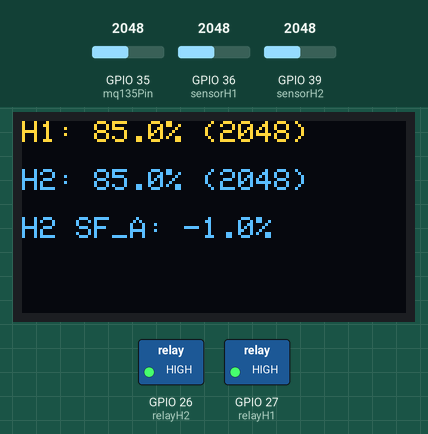
Recording of a sketch running on a simulated ESP32. Shown: 128×64 one-colour display, switched loads named in the sketch (green lamp = pin HIGH). The inputs (shaded band) are chosen by the test bench; at power-on: GPIO 36 (sensorH1) = 2048, GPIO 39 (sensorH2) = 2048, GPIO 35 (mq135Pin) = 2048. The OLED is the two-colour kind (top 16 rows yellow); WiFi joins after 1.5 s; servers stay silent unless stated; uploads are accepted with an empty reply; no MQTT or app messages arrive unless stated; what the sketch prints to the serial monitor is not drawn.

Above: at 4.7 s.
4.8 s: GPIO 36 (sensorH1) set to 2111
At 15.2 s:
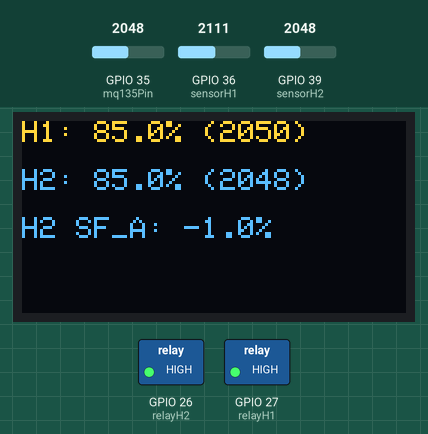
15.5 s: GPIO 39 (sensorH2) set to 2866
At 25.5 s:
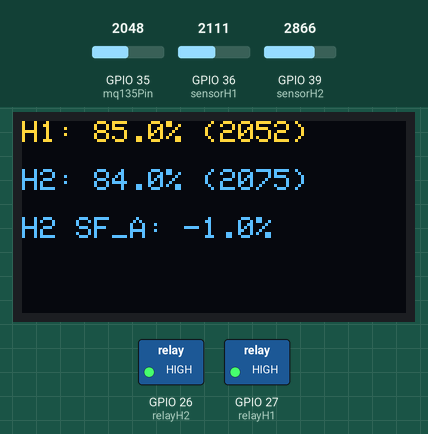
25.8 s: GPIO 39 (sensorH2) set to 3603
At 35.7 s:
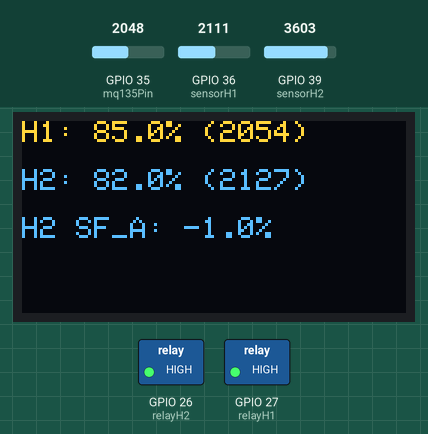
36.0 s: GPIO 36 (sensorH1) set to 2866
At 45.1 s:
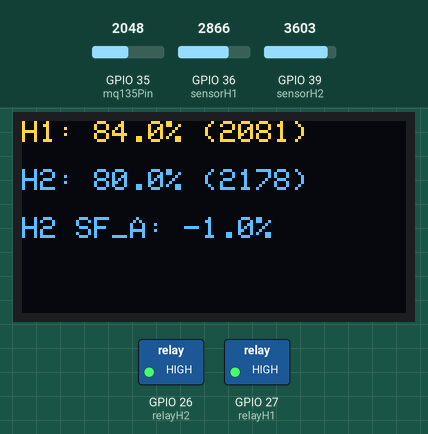
56.5 s: GPIO 39 (sensorH2) set to 4095
At 65.8 s:
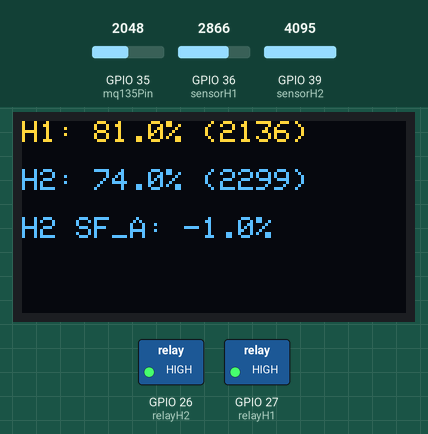
Timing chart, 0 to 67.3 s (numbered marks = the images above; inputs shaded):
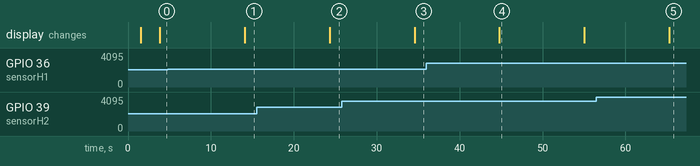

Measured:
- the behaviour switches between 2077 and 2078 on GPIO 36 (sensorH1) (found by bisection; images 0 and 1)
- after the input at 4.8 s, the display: changes after 9.3 s (image 1)
- after the input at 15.5 s, the display: changes after 8.8 s (image 2)
- after the input at 25.8 s, the display: changes after 8.8 s (image 3)
- after the input at 56.5 s, the display: changes after 8.8 s (image 5)
- what the display in image 4 shows lasts 10.2 s, from 44.8 s to 55.0 s

The sketch:

ols_terupdate_codingan_disini_tanpa_thingspeak.ino
```cpp
// === Library ===
#include <WiFi.h>
#include <PubSubClient.h>
#include <Adafruit_GFX.h>
#include <Adafruit_SSD1306.h>
#include <DHT.h>
#include <HTTPClient.h>
#include <ArduinoJson.h>

// === WiFi & MQTT ===
const char* ssid = "xxxxx";
const char* password = "xxxxxx";
const char* mqtt_server = "test.mosquitto.org";

// === Supabase ===
const char* SUPABASE_PROJECT_URL = "https://xxxxxx";
const char* SUPABASE_API_KEY = "xxxxxxxxxx";

WiFiClient espClient;
PubSubClient client(espClient);

// === Pin ===
const int relayH1 = 27;
const int relayH2 = 26;
const int sensorH1 = 36;
const int sensorH2 = 39;
const int mq135Pin = 35;

#define DHTPIN 32
#define DHTTYPE DHT22
DHT dht(DHTPIN, DHTTYPE);

// === Kalibrasi Sensor ===
const int threshold = 30;
const int nilaiKering_H1 = 4095;
const int nilaiBasah_H1  = 1700;
const int nilaiKering_H2 = 4095;
const int nilaiBasah_H2  = 1700;

// === Averaging Buffer ===
const size_t windowSize = 30;
uint16_t bufH1[windowSize] = {0};
uint16_t bufH2[windowSize] = {0};
unsigned long totalH1 = 0;
unsigned long totalH2 = 0;
size_t idx = 0;

// === Variabel Kontrol ===
int control1 = 0;
int control2 = 0;
float kelembapanH2_SFA = -1;
unsigned long lastPumpTime = 0;

// === OLED ===
#define SCREEN_WIDTH 128
#define SCREEN_HEIGHT 64
#define OLED_RESET -1
Adafruit_SSD1306 display(SCREEN_WIDTH, SCREEN_HEIGHT, &Wire, OLED_RESET);

// === Setup WiFi ===
void setup_wifi() {
  Serial.println("Menghubungkan ke WiFi...");
  WiFi.begin(ssid, password);
  while (WiFi.status() != WL_CONNECTED) {
    delay(500);
    Serial.print(".");
  }
  Serial.println("\nWiFi terhubung");
  Serial.printf("IP ESP32: %s\n", WiFi.localIP().toString().c_str());
}

// === Callback MQTT ===
void callback(char* topic, byte* payload, unsigned int length) {
  payload[length] = '\0';
  String message = String((char*)payload);

  if (String(topic) == "kuliah_aiot_fsm_uksw") {
    StaticJsonDocument<256> doc;
    DeserializationError err = deserializeJson(doc, message);
    if (err) {
      Serial.println("Gagal parsing JSON dari MQTT");
      return;
    }

    if (doc.containsKey("Kelembaban_tanah_Pot_2")) {
      kelembapanH2_SFA = doc["Kelembaban_tanah_Pot_2"];
      Serial.printf(">> Terima dari SF_A: H2 = %.1f%%\n", kelembapanH2_SFA);
    }
  }
}

// === MQTT Reconnect ===
void reconnect() {
  while (!client.connected()) {
    if (WiFi.status() != WL_CONNECTED) {
      Serial.println("WiFi belum tersambung. Coba ulang WiFi...");
      setup_wifi();
    }

    Serial.print("Menghubungkan ke MQTT broker... ");
    String clientId = "SF_B_Client-" + WiFi.macAddress();

    if (client.connect(clientId.c_str())) {
      Serial.println("BERHASIL!");
      client.subscribe("kuliah_aiot_fsm_uksw");
      client.subscribe("SF_B/control/H2"); // optional topic tambahan
    } else {
      Serial.print("Gagal, rc=");
      Serial.print(client.state());
      Serial.println(" – coba lagi 5 detik");
      delay(10000);
    }
  }
}

// === Setup Awal ===
void setup() {
  Serial.begin(115200);
  setup_wifi();
  client.setServer(mqtt_server, 1883);
  client.setCallback(callback);

  pinMode(relayH1, OUTPUT);
  pinMode(relayH2, OUTPUT);
  digitalWrite(relayH1, HIGH);
  digitalWrite(relayH2, HIGH);

  dht.begin();

  if (!display.begin(SSD1306_SWITCHCAPVCC, 0x3C)) {
    Serial.println(F("OLED tidak ditemukan"));
    while (true);
  }

  display.clearDisplay();
  display.setTextSize(1);
  display.setTextColor(SSD1306_WHITE);
  display.setCursor(0, 0);
  display.println("SF_B Monitoring...");
  display.display();
  delay(2000);

  for (size_t i = 0; i < windowSize; i++) {
    bufH1[i] = analogRead(sensorH1);
    totalH1 += bufH1[i];
    bufH2[i] = analogRead(sensorH2);
    totalH2 += bufH2[i];
  }
}

// === LOOP ===
void loop() {
  if (!client.connected()) reconnect();
  client.loop();

  uint16_t valH1 = analogRead(sensorH1);
  uint16_t valH2 = analogRead(sensorH2);

  totalH1 = totalH1 - bufH1[idx] + valH1;
  bufH1[idx] = valH1;
  totalH2 = totalH2 - bufH2[idx] + valH2;
  bufH2[idx] = valH2;
  idx = (idx + 1) % windowSize;

  float avgH1 = totalH1 / (float)windowSize;
  float avgH2 = totalH2 / (float)windowSize;

  float kelembapanH1 = constrain(map(avgH1, nilaiKering_H1, nilaiBasah_H1, 0, 100), 0, 100);
  float kelembapanH2 = constrain(map(avgH2, nilaiKering_H2, nilaiBasah_H2, 0, 100), 0, 100);

  float adcH1 = avgH1;
  float adcH2 = avgH2;

  float T = map(analogRead(mq135Pin), 0, 4095, 0, 100);
  float prediksiB2 = 0.85 * kelembapanH1 + 5.0;
  float persenAir = -1;

  Serial.println("========= DATA SF_B =========");
  Serial.printf("ADC H1 = %.0f | Kelembapan H1 = %.1f%%\n", adcH1, kelembapanH1);
  Serial.printf("ADC H2 = %.0f | Kelembapan H2 = %.1f%%\n", adcH2, kelembapanH2);
  Serial.printf("Referensi H2 dari SF_A = %.1f%%\n", kelembapanH2_SFA);
  Serial.printf("Gas (MQ135) = %.1f\n", T);
  Serial.println("================================");

  unsigned long now = millis();
  if (kelembapanH1 < threshold && now - lastPumpTime > 30000) {
    Serial.println("Pompa Aktif! Tanah kering.");
    digitalWrite(relayH1, LOW);
    delay(3000);
    digitalWrite(relayH1, HIGH);
    lastPumpTime = now;
    control1 = 1;
  } else {
    digitalWrite(relayH1, HIGH);
    control1 = 0;
  }

  control2 = (kelembapanH2 < threshold) ? 1 : 0;

  // === Kirim MQTT ===
  String jsonMQTT = "{";
  jsonMQTT += "\"NomorTim\":1,";
  jsonMQTT += "\"SmartFarmingGroup\":\"SF_B\",";
  jsonMQTT += "\"Kelembaban_tanah_Pot_1\":" + String(kelembapanH1, 1) + ",";
  jsonMQTT += "\"Kelembaban_tanah_Pot_2\":" + String(kelembapanH2, 1) + ",";
  jsonMQTT += "\"Aktuator_1\":" + String(control1) + ",";
  jsonMQTT += "\"Aktuator_2\":" + String(control2) + ",";
  jsonMQTT += "\"Status_Kran_1\":" + String(control1) + ",";
  jsonMQTT += "\"Status_Kran_2\":" + String(control2);
  jsonMQTT += "}";
  client.publish("kuliah_aiot_fsm_uksw", jsonMQTT.c_str());

  // === Kirim Supabase ===
  if (WiFi.status() == WL_CONNECTED) {
    HTTPClient http;
    String url = String(SUPABASE_PROJECT_URL) + "/rest/v1/sensor_sf_b";
    http.begin(url);
    http.addHeader("Content-Type", "application/json");
    http.addHeader("apikey", SUPABASE_API_KEY);
    http.addHeader("Authorization", "Bearer " + String(SUPABASE_API_KEY));

    String payload = "{";
    payload += "\"grup\":\"SF_B\",";
    payload += "\"node\":\"SF_B\",";
    payload += "\"t\":" + String(T, 1) + ",";
    payload += "\"h1\":" + String(kelembapanH1, 1) + ",";
    payload += "\"h2\":" + String(kelembapanH2, 1) + ",";
    payload += "\"adc_h1\":" + String(adcH1, 0) + ",";
    payload += "\"adc_h2\":" + String(adcH2, 0) + ",";
    payload += "\"prediksi_b2\":" + String(prediksiB2, 1) + ",";
    payload += "\"persen_air\":" + String(persenAir, 1) + ",";
    payload += "\"control1\":" + String(control1) + ",";
    payload += "\"control2\":" + String(control2) + ",";
    payload += "\"h2_sfa\":" + String(kelembapanH2_SFA, 1);
    payload += "}";
    int code = http.POST(payload);
    Serial.printf("[Supabase] Status: %d\n", code);
    http.end();
  }

  // === OLED Tampilan ===
  display.clearDisplay();
  display.setCursor(0, 0);
  display.printf("H1: %.1f%% (%d)", kelembapanH1, (int)adcH1);
  display.setCursor(0, 16);
  display.printf("H2: %.1f%% (%d)", kelembapanH2, (int)adcH2);
  display.setCursor(0, 32);
  display.printf("H2 SF_A: %.1f%%", kelembapanH2_SFA);
  display.display();

  delay(10000);
}
```
